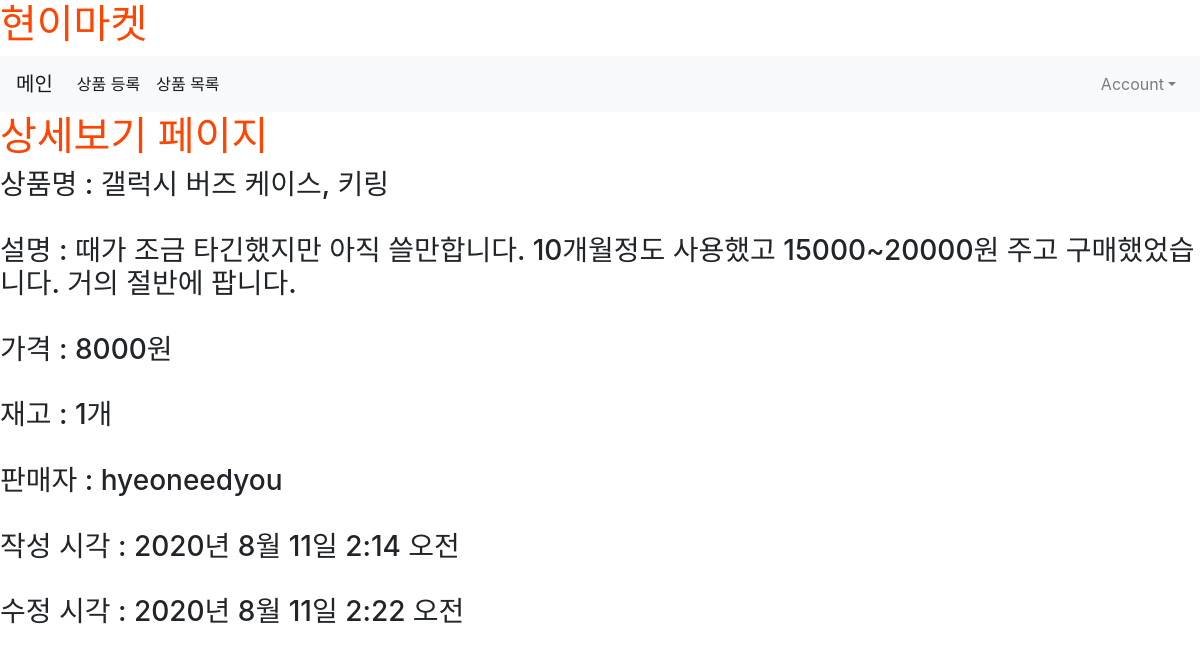
Screenshot of /product//show/1 with the database file from the repository.
### product/models.py (models this page shows)
class Product(models.Model):
    title = models.CharField(max_length= 50, null=False)
    content = models.TextField()
    price = models.CharField(max_length= 50, null=False)
    stock = models.CharField(max_length= 50, null=False)
    image = models.ImageField(upload_to='images/', null=True)
    created_at = models.DateTimeField(auto_now_add = True)
    updated_at = models.DateTimeField(auto_now = True)
    user = models.ForeignKey(User, on_delete = models.CASCADE, null=True)

### product/views.py (the view)
# urls.py: path('/show/<int:id>', show, name="show"),
def show(request, id):
    product = Product.objects.get(pk=id)
    return render(request, 'product/show.html', {'product': product})

### product/templates/product/show.html (shortened to what this page needs)
{% extends 'base.html' %}
{% block content %}
<h1>상세보기 페이지</h1>
<h3>상품명 : {{ product.title }} </h3><br>
<h3>설명 : {{ product.content }} </h3><br>
<h3>가격 : {{ product.price }} </h3><br>
<h3>재고 : {{ product.stock }} </h3><br>
{% if product.user %}
<h3>판매자 : {{ product.user }}</h3><br>
{% else %}
<h3>판매자 : 알 수 없음</h3><br>
{% endif %}
<h3>작성 시각 : {{ product.created_at }} </h3><br>
<h3>수정 시각 : {{ product.updated_at }} </h3><br>
{% endblock %}

### shoppingmall/static/css/project.css (style rules this page uses)
h1 { color: orangered; }

### rows the page displays
Product: title "갤럭시 버즈 케이스, 키링", content "때가 조금 타긴했지만 아직 쓸만합니다. 10개월정도 사용했고 15000~20000원 주고 구매했었습니다. 거의 절반에 팝니다.", price "8000원", stock "1개", user "hyeoneedyou", created_at "2020년 8월 11일 2:14 오전", updated_at "2020년 8월 11일 2:22 오전"
